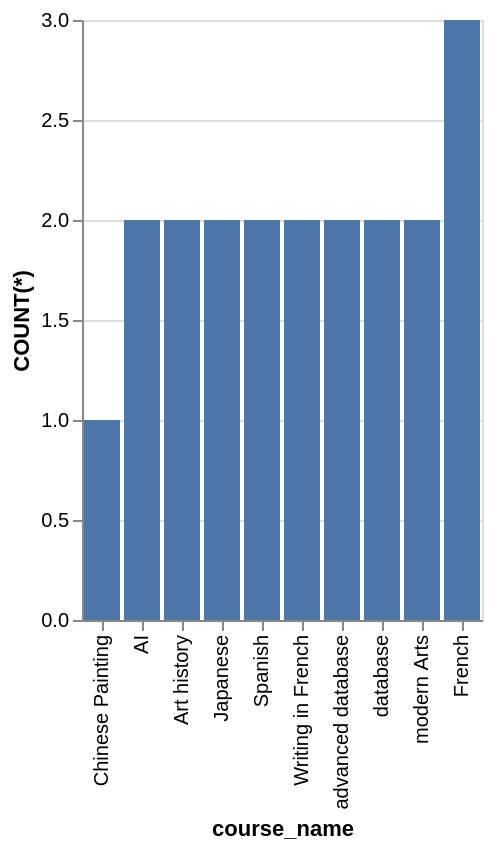

The Vega-Lite source for this figure:
### Vega-Lite specification from a JSON file in a GitHub repository (floating-point values rounded to 4 significant figures)
{"data": {"values": [{"x_data": "Chinese Painting", "y_data": 1}, {"x_data": "AI", "y_data": 2}, {"x_data": "Art history", "y_data": 2}, {"x_data": "Japanese", "y_data": 2}, {"x_data": "Spanish", "y_data": 2}, {"x_data": "Writing in French", "y_data": 2}, {"x_data": "advanced database", "y_data": 2}, {"x_data": "database", "y_data": 2}, {"x_data": "modern Arts", "y_data": 2}, {"x_data": "French", "y_data": 3}]}, "mark": "bar", "encoding": {"x": {"field": "x_data", "type": "nominal", "title": "course_name", "sort": {"op": "sum", "field": "y_data", "order": "ascending"}}, "y": {"field": "y_data", "type": "quantitative", "title": "COUNT(*)"}}}
